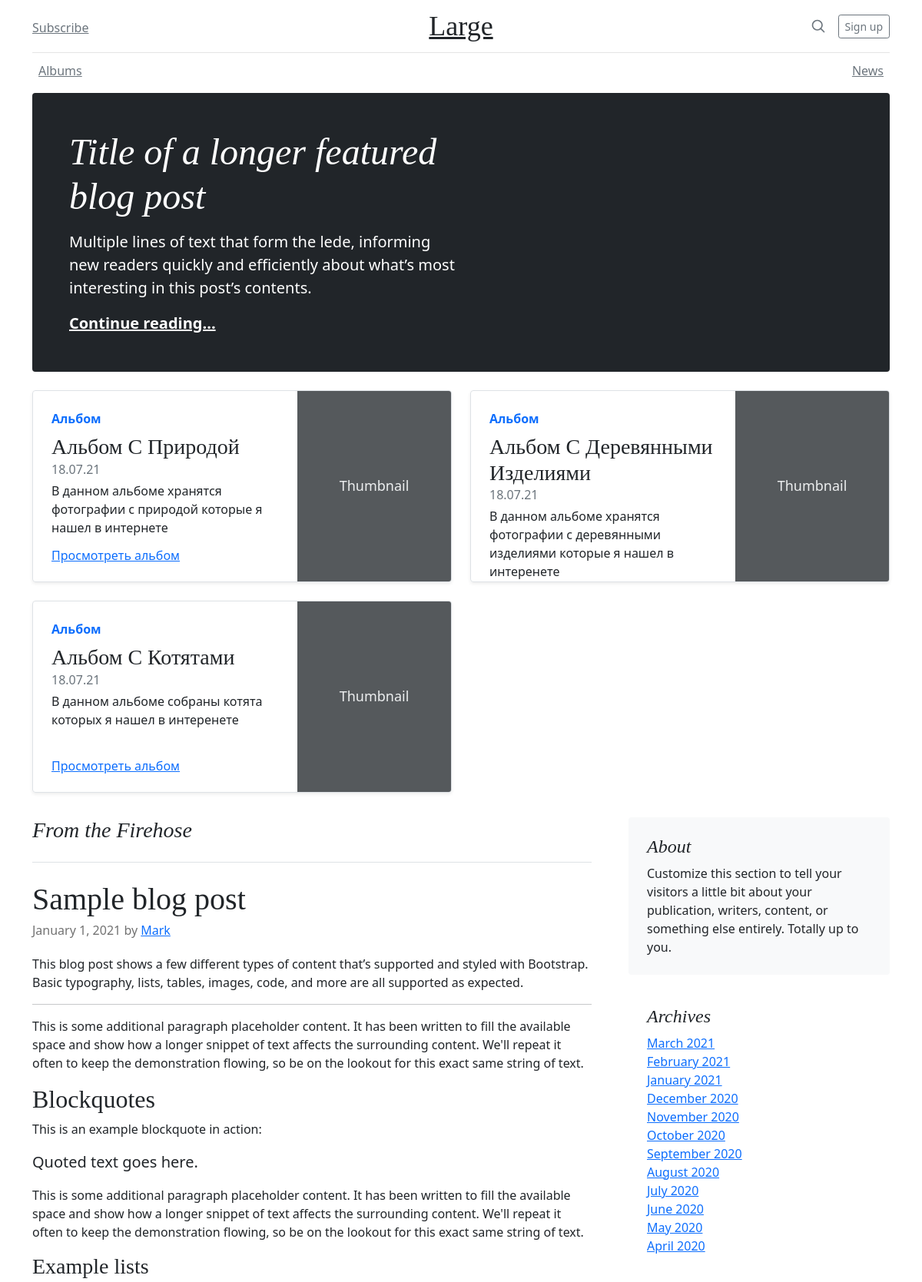
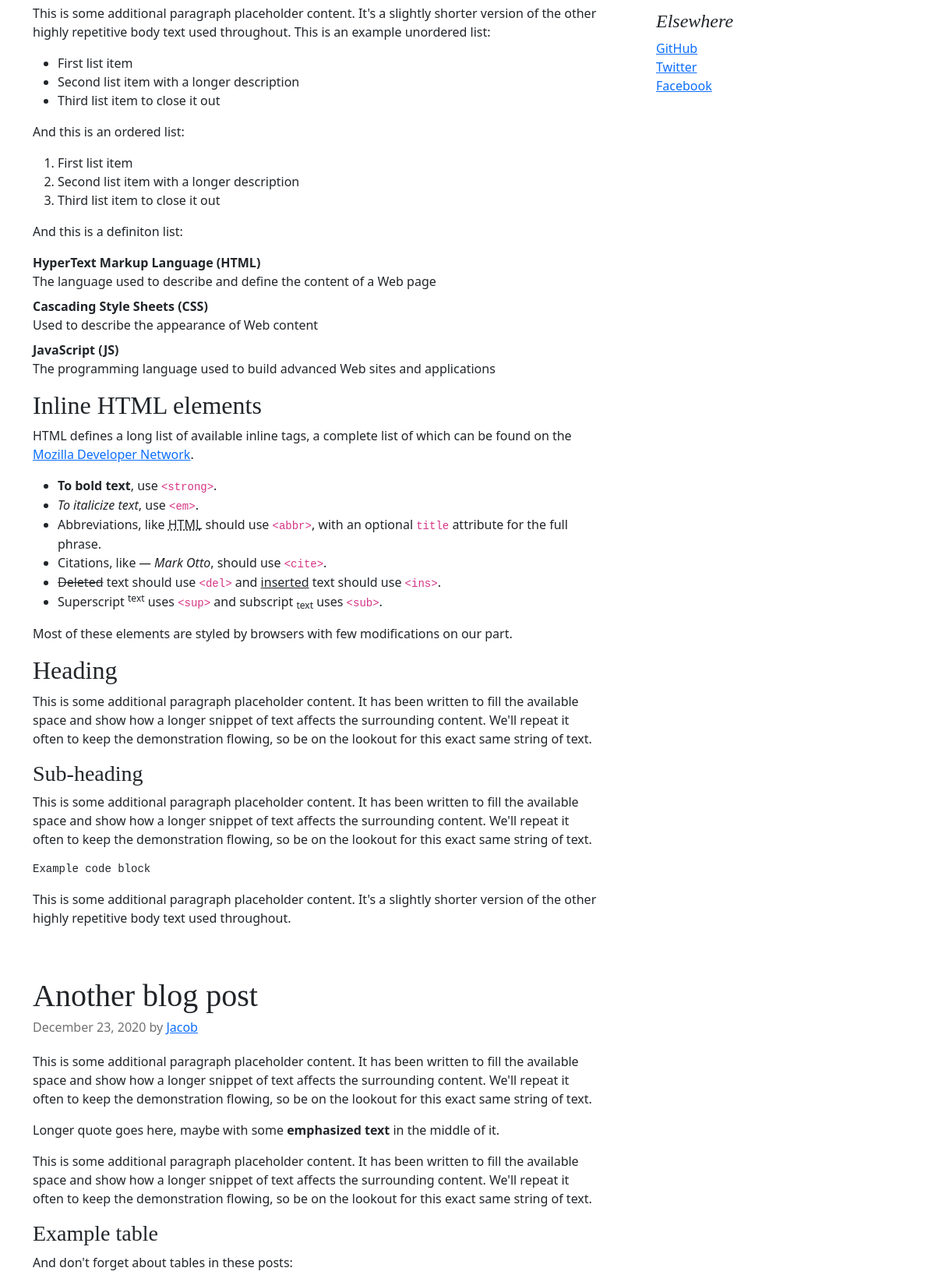
The page / (upper part) on the database its author committed (2 pictures, top to bottom).
### mane/models.py (models this page shows, shortened)
class Album(models.Model):
    title = models.CharField(max_length=150, verbose_name='Заголовок')
    description = models.TextField(blank=True, null=True, verbose_name='Описание')
    date = models.DateTimeField(auto_now_add=True, verbose_name='Дата создания',blank=True, null=True)
    class Meta:
        verbose_name = 'альбом'
        verbose_name_plural = 'альбомы'

### mane/views.py (the view)
# urls.py: path('', mane_views.main, name='index'),
def main(request):
    context = {
        'albums': Album.objects.all()
    }
    return render(request, 'mane/index.html', context)

### mane/templates/mane/index.html (shortened to what this page needs)
{% load static %}
<!doctype html>
<html lang="en">
  <head>
<link href="{% static 'css/bootstrap.min.css' %}" rel="stylesheet">
    <link href="blog.css" rel="stylesheet">
  </head>
  <body>
<div class="container">
  <header class="blog-header py-3">
    <div class="row flex-nowrap justify-content-between align-items-center">
      <div class="col-4 pt-1">
        <a class="link-secondary" href="#">Subscribe</a>
      </div>
      <div class="col-4 text-center">
        <a class="blog-header-logo text-dark" href="#">Large</a>
      </div>
      <div class="col-4 d-flex justify-content-end align-items-center">
        <a class="link-secondary" href="#" aria-label="Search">
          <svg xmlns="http://www.w3.org/2000/svg" width="20" height="20" fill="none" stroke="currentColor" stroke-linecap="round" stroke-linejoin="round" stroke-width="2" class="mx-3" role="img" viewBox="0 0 24 24"><title>Search</title><circle cx="10.5" cy="10.5" r="7.5"/><path d="M21 21l-5.2-5.2"/></svg>
        </a>
        <a class="btn btn-sm btn-outline-secondary" href="#">Sign up</a>
      </div>
    </div>
  </header>
  <div class="nav-scroller py-1 mb-2">
    <nav class="nav d-flex justify-content-between">
      <a class="p-2 link-secondary" href="{% url 'album:albums' %}">Albums</a>
      <a class="p-2 link-secondary" href="{% url 'news:news_list' %}">News</a>
    </nav>
  </div>
</div>
<main class="container">
  <div class="p-4 p-md-5 mb-4 text-white rounded bg-dark">
    <div class="col-md-6 px-0">
      <h1 class="display-4 fst-italic">Title of a longer featured blog post</h1>
      <p class="lead my-3">Multiple lines of text that form the lede, informing new readers quickly and efficiently about what’s most interesting in this post’s contents.</p>
      <p class="lead mb-0"><a href="#" class="text-white fw-bold">Continue reading...</a></p>
    </div>
  </div>
  <div class="row mb-2">
      {% for album in albums %}
    <div class="col-md-6">
      <div class="row g-0 border rounded overflow-hidden flex-md-row mb-4 shadow-sm h-md-250 position-relative">
        <div class="col p-4 d-flex flex-column position-static">
          <strong class="d-inline-block mb-2 text-primary">Альбом</strong>
          <h3 class="mb-0">{{ album.title|title}}</h3>
          <div class="mb-1 text-muted"> {{ album.date|date:'d.m.y'}} </div>
            <p class="card-text mb-auto">{{album.description}}</p>
          <a href="{% url 'album:album' album.pk %}" class="stretched-link">Просмотреть альбом</a>
        </div>
        <div class="col-auto d-none d-lg-block">
            <svg class="bd-placeholder-img" width="200" height="250" xmlns="http://www.w3.org/2000/svg" role="img" aria-label="Placeholder: Thumbnail" preserveAspectRatio="xMidYMid slice" focusable="false"><title>Placeholder</title><rect width="100%" height="100%" fill="#55595c"/><text x="50%" y="50%" fill="#eceeef" dy=".3em">Thumbnail</text></svg>
        </div>
      </div>
    </div>
      {% endfor %}
</div>
  <div class="row g-5">
    <div class="col-md-8">
      <h3 class="pb-4 mb-4 fst-italic border-bottom">
        From the Firehose
      </h3>
      <article class="blog-post">
        <h2 class="blog-post-title">Sample blog post</h2>
        <p class="blog-post-meta">January 1, 2021 by <a href="#">Mark</a></p>
        <p>This blog post shows a few different types of content that’s supported and styled with Bootstrap. Basic typography, lists, tables, images, code, and more are all supported as expected.</p>
        <hr>
        <p>This is some additional paragraph placeholder content. It has been written to fill the available space and show how a longer snippet of text affects the surrounding content. We'll repeat it often to keep the demonstration flowing, so be on the lookout for this exact same string of text.</p>
        <h2>Blockquotes</h2>
        <p>This is an example blockquote in action:</p>
        <blockquote class="blockquote">
          <p>Quoted text goes here.</p>
        </blockquote>
        <p>This is some additional paragraph placeholder content. It has been written to fill the available space and show how a longer snippet of text affects the surrounding content. We'll repeat it often to keep the demonstration flowing, so be on the lookout for this exact same string of text.</p>
        <h3>Example lists</h3>
        <p>This is some additional paragraph placeholder content. It's a slightly shorter version of the other highly repetitive body text used throughout. This is an example unordered list:</p>
        <ul>
          <li>First list item</li>
          <li>Second list item with a longer description</li>
          <li>Third list item to close it out</li>
        </ul>
        <p>And this is an ordered list:</p>
        <ol>
          <li>First list item</li>
          <li>Second list item with a longer description</li>
          <li>Third list item to close it out</li>
        </ol>
        <p>And this is a definiton list:</p>
        <dl>
          <dt>HyperText Markup Language (HTML)</dt>
          <dd>The language used to describe and define the content of a Web page</dd>
          <dt>Cascading Style Sheets (CSS)</dt>
          <dd>Used to describe the appearance of Web content</dd>
          <dt>JavaScript (JS)</dt>
          <dd>The programming language used to build advanced Web sites and applications</dd>
        </dl>
        <h2>Inline HTML elements</h2>
        <p>HTML defines a long list of available inline tags, a complete list of which can be found on the <a href="https://developer.mozilla.org/en-US/docs/Web/HTML/Element">Mozilla Developer Network</a>.</p>
        <ul>
          <li><strong>To bold text</strong>, use <code class="language-plaintext highlighter-rouge">&lt;strong&gt;</code>.</li>
          <li><em>To italicize text</em>, use <code class="language-plaintext highlighter-rouge">&lt;em&gt;</code>.</li>
          <li>Abbreviations, like <abbr title="HyperText Markup Langage">HTML</abbr> should use <code class="language-plaintext highlighter-rouge">&lt;abbr&gt;</code>, with an optional <code class="language-plaintext highlighter-rouge">title</code> attribute for the full phrase.</li>
          <li>Citations, like <cite>— Mark Otto</cite>, should use <code class="language-plaintext highlighter-rouge">&lt;cite&gt;</code>.</li>
          <li><del>Deleted</del> text should use <code class="language-plaintext highlighter-rouge">&lt;del&gt;</code> and <ins>inserted</ins> text should use <code class="language-plaintext highlighter-rouge">&lt;ins&gt;</code>.</li>
          <li>Superscript <sup>text</sup> uses <code class="language-plaintext highlighter-rouge">&lt;sup&gt;</code> and subscript <sub>text</sub> uses <code class="language-plaintext highlighter-rouge">&lt;sub&gt;</code>.</li>
        </ul>
        <p>Most of these elements are styled by browsers with few modifications on our part.</p>
        <h2>Heading</h2>
        <p>This is some additional paragraph placeholder content. It has been written to fill the available space and show how a longer snippet of text affects the surrounding content. We'll repeat it often to keep the demonstration flowing, so be on the lookout for this exact same string of text.</p>
        <h3>Sub-heading</h3>
        <p>This is some additional paragraph placeholder content. It has been written to fill the available space and show how a longer snippet of text affects the surrounding content. We'll repeat it often to keep the demonstration flowing, so be on the lookout for this exact same string of text.</p>
        <pre><code>Example code block</code></pre>
        <p>This is some additional paragraph placeholder content. It's a slightly shorter version of the other highly repetitive body text used throughout.</p>
      </article>
      <article class="blog-post">
        <h2 class="blog-post-title">Another blog post</h2>
        <p class="blog-post-meta">December 23, 2020 by <a href="#">Jacob</a></p>
        <p>This is some additional paragraph placeholder content. It has been written to fill the available space and show how a longer snippet of text affects the surrounding content. We'll repeat it often to keep the demonstration flowing, so be on the lookout for this exact same string of text.</p>
        <blockquote>
          <p>Longer quote goes here, maybe with some <strong>emphasized text</strong> in the middle of it.</p>
        </blockquote>
        <p>This is some additional paragraph placeholder content. It has been written to fill the available space and show how a longer snippet of text affects the surrounding content. We'll repeat it often to keep the demonstration flowing, so be on the lookout for this exact same string of text.</p>
        <h3>Example table</h3>
        <p>And don't forget about tables in these posts:</p>
      </article>
    </div>
    <div class="col-md-4">
      <div class="position-sticky" style="top: 2rem;">
        <div class="p-4 mb-3 bg-light rounded">
          <h4 class="fst-italic">About</h4>
          <p class="mb-0">Customize this section to tell your visitors a little bit about your publication, writers, content, or something else entirely. Totally up to you.</p>
        </div>
        <div class="p-4">
          <h4 class="fst-italic">Archives</h4>
          <ol class="list-unstyled mb-0">
            <li><a href="#">March 2021</a></li>
            <li><a href="#">February 2021</a></li>
            <li><a href="#">January 2021</a></li>
            <li><a href="#">December 2020</a></li>
            <li><a href="#">November 2020</a></li>
            <li><a href="#">October 2020</a></li>
            <li><a href="#">September 2020</a></li>
            <li><a href="#">August 2020</a></li>
            <li><a href="#">July 2020</a></li>
            <li><a href="#">June 2020</a></li>
            <li><a href="#">May 2020</a></li>
            <li><a href="#">April 2020</a></li>
          </ol>
        </div>
        <div class="p-4">
          <h4 class="fst-italic">Elsewhere</h4>
          <ol class="list-unstyled">
            <li><a href="#">GitHub</a></li>
            <li><a href="#">Twitter</a></li>
            <li><a href="#">Facebook</a></li>
          </ol>
        </div>
      </div>
    </div>
  </div>
</main>
  </body>
</html>

### static/css/blog.css (style rules this page uses)
.blog-header { line-height: 1; border-bottom: 1px solid #e5e5e5; }
.blog-header-logo { font-family: "Playfair Display", Georgia, "Times New Roman", serif; font-size: 2.25rem; }
h1, h2, h3, h4, h5, h6 { font-family: "Playfair Display", Georgia, "Times New Roman", serif; }
.display-4 { font-size: 2.5rem; }
@media (min-width: 768px) { .display-4 { font-size: 3rem; } }
.nav-scroller { position: relative; z-index: 2; height: 2.75rem; overflow-y: hidden; }
.nav-scroller .nav { display: flex; flex-wrap: nowrap; padding-bottom: 1rem; margin-top: -1px; overflow-x: auto; text-align: center; white-space: nowrap; -webkit-overflow-scrolling: touch; }
@media (min-width: 768px) { .h-md-250 { height: 250px; } }
.blog-post { margin-bottom: 4rem; }
.blog-post-title { margin-bottom: .25rem; font-size: 2.5rem; }
.blog-post-meta { margin-bottom: 1.25rem; color: #727272; }

### mane/templates/mane/index.html (style rules this page uses)
.bd-placeholder-img { font-size: 1.125rem; text-anchor: middle; -webkit-user-select: none; -moz-user-select: none; user-select: none; }

### rows shown on the page
Album: title "Альбом С Природой", date "18.07.21", description "В данном альбоме хранятся фотографии с природой которые я нашел в интернете"
Album: title "Альбом С Деревянными Изделиями", date "18.07.21", description "В данном альбоме хранятся фотографии с деревянными изделиями которые я нашел в интеренете"
Album: title "Альбом С Котятами", date "18.07.21", description "В данном альбоме собраны котята которых я нашел в интеренете"
